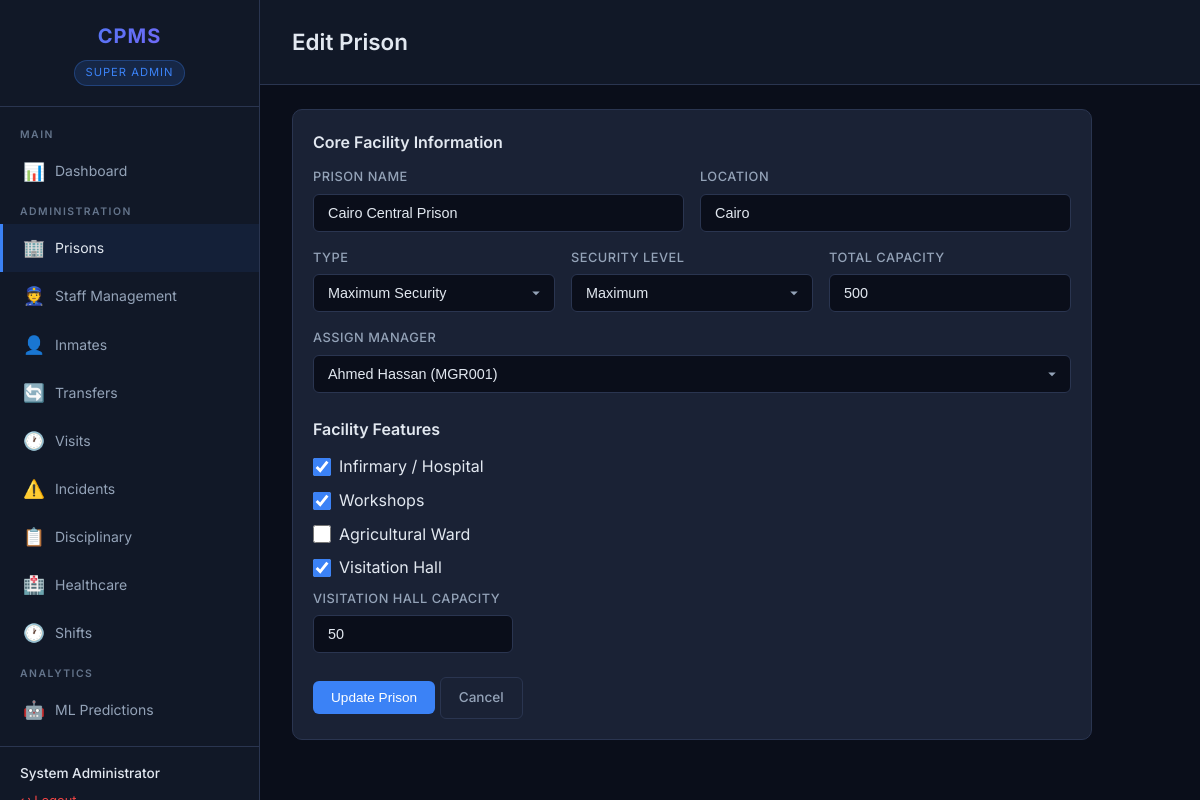
The app's page /prisons/1/edit (signed in) with its own data.
### tables this page shows
CREATE TABLE users (
            national_id TEXT PRIMARY KEY,
            name        TEXT NOT NULL,
            phone       TEXT,
            address     TEXT,
            email       TEXT,
            password    TEXT NOT NULL,
            role        TEXT NOT NULL CHECK(role IN ('super_admin', 'prison_manager', 'officer')),
            prison_id   INTEGER,
            FOREIGN KEY (prison_id) REFERENCES prisons(prison_id)
        );

CREATE TABLE prisons (
            prison_id       INTEGER PRIMARY KEY AUTOINCREMENT,
            manager_id      TEXT,
            name            TEXT NOT NULL,
            location        TEXT NOT NULL,
            type            TEXT NOT NULL,
            security_level  TEXT NOT NULL,
            total_capacity  INTEGER NOT NULL,
            current_occupancy INTEGER DEFAULT 0
        );

CREATE TABLE prison_features (
            prison_id               INTEGER PRIMARY KEY,
            infirmary               INTEGER DEFAULT 0,
            workshops               INTEGER DEFAULT 0,
            agricultural_ward       INTEGER DEFAULT 0,
            visitation_hall         INTEGER DEFAULT 0,
            visitation_hall_capacity INTEGER DEFAULT 0,
            FOREIGN KEY (prison_id) REFERENCES prisons(prison_id)
        );

### routes/prison_routes.py (the view)
@router.get("/{prison_id}/edit")
async def edit_prison_form(request: Request, prison_id: int):
    user = get_current_user(request)
    if not user or not check_role(user, "super_admin"):
        return RedirectResponse(url="/dashboard", status_code=302)
    db = get_db()
    prison = db.execute("SELECT * FROM prisons WHERE prison_id = ?", (prison_id,)).fetchone()
    features = db.execute("SELECT * FROM prison_features WHERE prison_id = ?", (prison_id,)).fetchone()
    managers = db.execute("SELECT * FROM users WHERE role = 'prison_manager'").fetchall()
    db.close()
    return templates.TemplateResponse("prisons/form.html", {
        "request": request, "user": user, "prison": prison, "features": features, "managers": managers
    })

### templates/prisons/form.html (shortened to what this page needs)
{% extends "base.html" %}
{% block page_title %}{{ 'Edit' if prison else 'Add New' }} Prison{% endblock %}
{% block content %}
<div class="card" style="max-width: 800px;">
    <form method="POST" action="{{ '/prisons/' ~ prison.prison_id ~ '/edit' if prison else '/prisons/add' }}">
        <h3 class="mb-2">Core Facility Information</h3>
        <div class="form-row">
            <div class="form-group">
                <label>Prison Name</label>
                <input type="text" name="name" class="form-control" value="{{ prison.name if prison else '' }}" required>
            </div>
            <div class="form-group">
                <label>Location</label>
                <input type="text" name="location" class="form-control" value="{{ prison.location if prison else '' }}" required
                       placeholder="City / Governorate">
            </div>
        </div>
        <div class="form-row">
            <div class="form-group">
                <label>Type</label>
                <select name="type" class="form-control">
                    {% for t in ['Maximum Security', 'Minimum Security', 'Remand', 'Juvenile', "Women's"] %}
                        <option {% if prison and prison.type == t %}selected{% endif %}>{{ t }}</option>
                    {% endfor %}
                </select>
            </div>
            <div class="form-group">
                <label>Security Level</label>
                <select name="security_level" class="form-control">
                    {% for sl in ['Maximum', 'High', 'Medium', 'Minimum'] %}
                        <option {% if prison and prison.security_level == sl %}selected{% endif %}>{{ sl }}</option>
                    {% endfor %}
                </select>
            </div>
            <div class="form-group">
                <label>Total Capacity</label>
                <input type="number" name="total_capacity" class="form-control"
                       value="{{ prison.total_capacity if prison else '' }}" required min="1">
            </div>
        </div>
        <div class="form-group">
            <label>Assign Manager</label>
            <select name="manager_id" class="form-control">
                {% for m in managers %}
                    <option value="{{ m.national_id }}"
                        {% if prison and prison.manager_id == m.national_id %}selected{% endif %}>
                        {{ m.name }} ({{ m.national_id }})
                    </option>
                {% endfor %}
            </select>
        </div>
        <h3 class="mt-3 mb-2">Facility Features</h3>
        <div class="checkbox-group">
            <input type="checkbox" name="infirmary" value="1"
                   {% if features and features.infirmary %}checked{% endif %}>
            <label>Infirmary / Hospital</label>
        </div>
        <div class="checkbox-group">
            <input type="checkbox" name="workshops" value="1"
                   {% if features and features.workshops %}checked{% endif %}>
            <label>Workshops</label>
        </div>
        <div class="checkbox-group">
            <input type="checkbox" name="agricultural_ward" value="1"
                   {% if features and features.agricultural_ward %}checked{% endif %}>
            <label>Agricultural Ward</label>
        </div>
        <div class="checkbox-group">
            <input type="checkbox" name="visitation_hall" value="1"
                   {% if features and features.visitation_hall %}checked{% endif %}>
            <label>Visitation Hall</label>
        </div>
        <div class="form-group">
            <label>Visitation Hall Capacity</label>
            <input type="number" name="visitation_hall_capacity" class="form-control" style="width:200px"
                   value="{{ features.visitation_hall_capacity if features else 0 }}" min="0">
        </div>
        <div class="mt-3">
            <button type="submit" class="btn btn-primary">
                {{ 'Update Prison' if prison else 'Create Prison' }}
            </button>
            <a href="/prisons" class="btn btn-outline">Cancel</a>
        </div>
    </form>
</div>
{% endblock %}

### templates/base.html (shortened to what this page needs)
<!DOCTYPE html>
<html lang="en">
<head>
    <link rel="stylesheet" href="/static/css/style.css">
</head>
<body>
    <div class="app-layout">
        <aside class="sidebar">
            <div class="sidebar-header">
                <h1>CPMS</h1>
                <span class="role-badge">
                    {% if user.role == 'super_admin' %}Super Admin
                    {% elif user.role == 'prison_manager' %}Prison Manager
                    {% elif user.role == 'officer' %}Officer
                    {% endif %}
                </span>
            </div>
            <nav class="sidebar-nav">
                <div class="nav-section">Main</div>
                <a href="/dashboard" class="{% if request.url.path == '/dashboard' %}active{% endif %}">
                    <span class="icon">📊</span> Dashboard
                </a>
                {% if user.role == 'super_admin' %}
                    <div class="nav-section">Administration</div>
                    <a href="/prisons" class="{% if '/prisons' in request.url.path %}active{% endif %}">
                        <span class="icon">🏢</span> Prisons
                    </a>
                    <a href="/officers" class="{% if '/officers' in request.url.path %}active{% endif %}">
                        <span class="icon">👮</span> Staff Management
                    </a>
                    <a href="/inmates" class="{% if '/inmates' in request.url.path %}active{% endif %}">
                        <span class="icon">👤</span> Inmates
                    </a>
                    <a href="/transfers" class="{% if '/transfers' in request.url.path %}active{% endif %}">
                        <span class="icon">🔄</span> Transfers
                    </a>
                    <a href="/visits" class="{% if '/visits' in request.url.path and '/visit-request' not in request.url.path %}active{% endif %}">
                        <span class="icon">🕐</span> Visits
                    </a>
                    <a href="/incidents" class="{% if '/incidents' in request.url.path %}active{% endif %}">
                        <span class="icon">⚠️</span> Incidents
                    </a>
                    <a href="/disciplinary" class="{% if '/disciplinary' in request.url.path %}active{% endif %}">
                        <span class="icon">📋</span> Disciplinary
                    </a>
                    <a href="/healthcare" class="{% if '/healthcare' in request.url.path %}active{% endif %}">
                        <span class="icon">🏥</span> Healthcare
                    </a>
                    <a href="/shifts" class="{% if '/shifts' in request.url.path %}active{% endif %}">
                        <span class="icon">🕐</span> Shifts
                    </a>
                    <div class="nav-section">Analytics</div>
                    <a href="/ml" class="{% if '/ml' in request.url.path %}active{% endif %}">
                        <span class="icon">🤖</span> ML Predictions
                    </a>
                {% endif %}
            </nav>
            <div class="sidebar-footer">
                <div class="user-name">{{ user.name }}</div>
                <a href="/logout" class="logout-link">↩ Logout</a>
            </div>
        </aside>
        <main class="main-content">
            <div class="page-header">
                <h2>{% block page_title %}Dashboard{% endblock %}</h2>
            </div>
            <div class="page-body">
                {% block content %}{% endblock %}
            </div>
        </main>
    </div>
</body>
</html>

### static/css/style.css (style rules this page uses)
*, *::before, *::after { box-sizing: border-box; margin: 0; padding: 0; }
:root { --bg-primary: #0a0e1a; --bg-secondary: #111827; --bg-card: #1a2235; --bg-card-hover: #1e2940; --border-color: #2a3550; --text-primary: #e2e8f0; --text-secondary: #94a3b8; --text-muted: #64748b; --accent: #3b82f6; --accent-hover: #2563eb; --success: #22c55e; --warning: #f59e0b; --danger: #ef4444; --critical: #dc2626; --sidebar-width: 260px; --header-height: 64px; --radius: 10px; --shadow: 0 4px 24px rgba(0,0,0,0.3); }
body { font-family: 'Inter', 'Segoe UI', system-ui, sans-serif; background: var(--bg-primary); color: var(--text-primary); min-height: 100vh; line-height: 1.6; }
a { color: var(--accent); text-decoration: none; transition: color 0.2s; }
.app-layout { display: flex; min-height: 100vh; }
.sidebar { width: var(--sidebar-width); background: var(--bg-secondary); border-right: 1px solid var(--border-color); position: fixed; top: 0; left: 0; height: 100vh; overflow-y: auto; z-index: 100; display: flex; flex-direction: column; }
.sidebar-header { padding: 20px; border-bottom: 1px solid var(--border-color); text-align: center; }
.sidebar-header h1 { font-size: 1.25rem; font-weight: 700; background: linear-gradient(135deg, var(--accent), #8b5cf6); -webkit-background-clip: text; -webkit-text-fill-color: transparent; letter-spacing: 1px; }
.sidebar-header .role-badge { display: inline-block; margin-top: 8px; padding: 3px 10px; background: rgba(59, 130, 246, 0.15); border: 1px solid rgba(59, 130, 246, 0.3); border-radius: 20px; font-size: 0.7rem; text-transform: uppercase; letter-spacing: 1px; color: var(--accent); }
.sidebar-nav { flex: 1; padding: 12px 0; }
.sidebar-nav .nav-section { padding: 8px 20px 4px; font-size: 0.65rem; text-transform: uppercase; letter-spacing: 1.5px; color: var(--text-muted); font-weight: 600; }
.sidebar-nav a { display: flex; align-items: center; gap: 10px; padding: 10px 20px; color: var(--text-secondary); font-size: 0.875rem; border-left: 3px solid transparent; transition: all 0.2s; }
.sidebar-nav a:hover, .sidebar-nav a.active { background: rgba(59, 130, 246, 0.08); color: var(--text-primary); border-left-color: var(--accent); }
.sidebar-nav a .icon { font-size: 1.1rem; width: 22px; text-align: center; }
.sidebar-footer { padding: 16px 20px; border-top: 1px solid var(--border-color); }
.sidebar-footer .user-name { font-size: 0.85rem; font-weight: 500; color: var(--text-primary); }
.sidebar-footer .logout-link { display: inline-block; margin-top: 6px; font-size: 0.8rem; color: var(--danger); }
.main-content { flex: 1; margin-left: var(--sidebar-width); min-height: 100vh; }
.page-header { padding: 24px 32px; border-bottom: 1px solid var(--border-color); display: flex; align-items: center; justify-content: space-between; background: var(--bg-secondary); }
.page-header h2 { font-size: 1.4rem; font-weight: 600; }
.page-body { padding: 24px 32px; }
.card { background: var(--bg-card); border: 1px solid var(--border-color); border-radius: var(--radius); padding: 20px; margin-bottom: 20px; transition: background 0.2s; }
.card h3 { font-size: 1rem; font-weight: 600; margin-bottom: 12px; }
.form-group { margin-bottom: 16px; }
.form-group label { display: block; margin-bottom: 6px; font-size: 0.8rem; font-weight: 500; color: var(--text-secondary); text-transform: uppercase; letter-spacing: 0.5px; }
.form-control { width: 100%; padding: 10px 14px; background: var(--bg-primary); border: 1px solid var(--border-color); border-radius: 6px; color: var(--text-primary); font-size: 0.9rem; transition: border-color 0.2s; }
select.form-control { appearance: none; background-repeat: no-repeat; background-position: right 12px center; padding-right: 36px; }
.form-row { display: grid; grid-template-columns: repeat(auto-fit, minmax(200px, 1fr)); gap: 16px; }
.checkbox-group { display: flex; align-items: center; gap: 8px; margin-bottom: 8px; }
.checkbox-group input[type="checkbox"] { width: 18px; height: 18px; accent-color: var(--accent); }
.btn { display: inline-flex; align-items: center; gap: 6px; padding: 9px 18px; border: none; border-radius: 6px; font-size: 0.85rem; font-weight: 500; cursor: pointer; transition: all 0.2s; text-decoration: none; }
.btn-primary { background: var(--accent); color: white; }
.btn-outline { background: transparent; border: 1px solid var(--border-color); color: var(--text-secondary); }
.mt-3 { margin-top: 24px; }
.mb-2 { margin-bottom: 16px; }

### records on screen
users: name "System Administrator"
prisons: name "Cairo Central Prison", location "Cairo", type "Maximum Security", security_level "Maximum", total_capacity "500", manager_id "Ahmed Hassan (MGR001)"
prison_features: infirmary "☑", workshops "☑", visitation_hall "☑", visitation_hall_capacity "50"

### other values on screen
{{ 'Edit' if prison else 'Add New' }} "Edit"
{{ 'Update Prison' if prison else 'Create Prison' }} "Update Prison"
